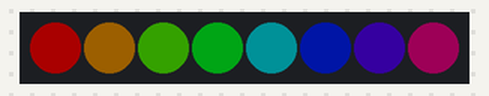
The sketch below on a simulated Arduino Uno, built with avr-gcc and run on an emulated ATmega328P. Shown: 8 RGB LEDs in strip order, left to right. Dim RGB values are drawn brighter than linear.

Above: at 0.15 s.
At 3.58 s:
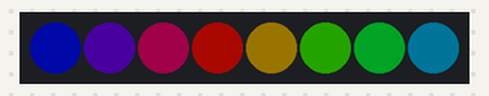
At 6.7 s:
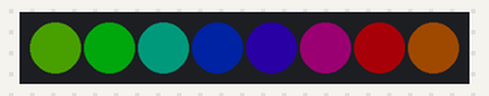
At 11.07 s:
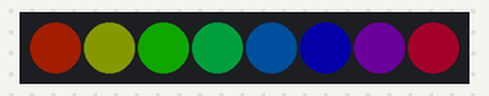
At 20.43 s:
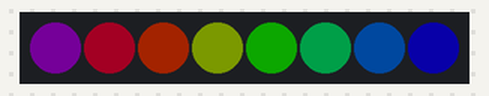
At 39.77 s:
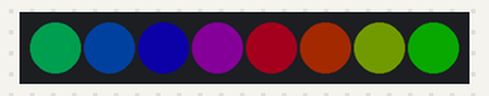
Timing chart, 0 to 40.0 s (numbered marks = the images above):
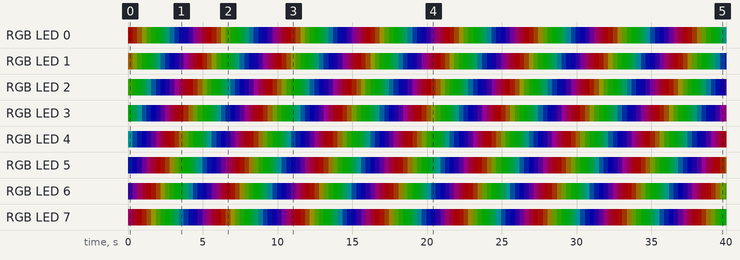

The sketch:

9.2bNeoPx.ino
```cpp
#include <Adafruit_NeoPixel.h>
int neoLine = A2;
Adafruit_NeoPixel strip = Adafruit_NeoPixel(8, neoLine, NEO_GRB + NEO_KHZ800);

void setup() {
  strip.begin();
  strip.setBrightness(45);
  strip.show();
}

void loop() {
  rainbowEffect(20);
}

void rainbowEffect(uint8_t wait) {
  uint16_t x, y;
strip.setBrightness(45);
  for (y = 0; y < 256 * 5; y++) { // 5 cycles of all colors on wheel
    for (x = 0; x < strip.numPixels(); x++) {
      strip.setPixelColor(x, Wheel(((x * 256 / strip.numPixels()) + y) & 255));
    }
    strip.show();
    delay(wait);
  }
}

// Input a value 0 to 255 to get a color value.
// The colours are a transition r - g - b - back to r.
uint32_t Wheel(byte StripPos) {
  StripPos = 255 - StripPos;
  if (StripPos < 85) {
    return strip.Color(255 - StripPos * 3, 0, StripPos * 3);
  }
  if (StripPos < 170) {
    StripPos -= 85;
    return strip.Color(0, StripPos * 3, 255 - StripPos * 3);
  }
  StripPos -= 170;
  return strip.Color(StripPos * 3, 255 - StripPos * 3, 0);
}
```

Measured:
- by itself, RGB LED 7: off → RGB(29, 0, 16) at 0.00 s, → RGB(37, 0, 8) 0.31 s later, → RGB(45, 0, 0) 0.31 s later, → RGB(38, 7, 0) 0.31 s later, … (129 changes in this stretch)
- by itself, RGB LED 0: off → RGB(45, 0, 0) at 0.00 s, → RGB(37, 8, 0) 0.31 s later, → RGB(29, 16, 0) 0.31 s later, → RGB(21, 24, 0) 0.31 s later, … (129 changes in this stretch)
